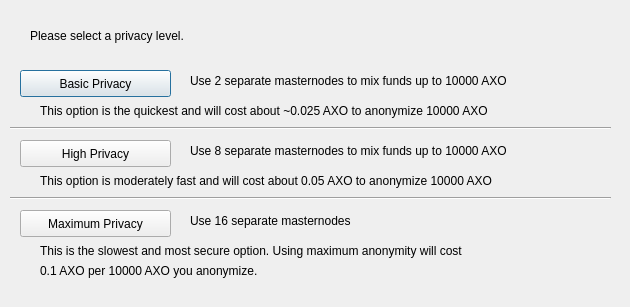
<?xml version="1.0" encoding="UTF-8"?>
<ui version="4.0">
 <class>ObfuscationConfig</class>
 <widget class="QDialog" name="ObfuscationConfig">
  <property name="geometry">
   <rect>
    <x>0</x>
    <y>0</y>
    <width>630</width>
    <height>307</height>
   </rect>
  </property>
  <property name="windowTitle">
   <string>Configure Obfuscation</string>
  </property>
  <widget class="QPushButton" name="buttonBasic">
   <property name="geometry">
    <rect>
     <x>20</x>
     <y>70</y>
     <width>151</width>
     <height>27</height>
    </rect>
   </property>
   <property name="text">
    <string>Basic Privacy</string>
   </property>
  </widget>
  <widget class="QPushButton" name="buttonHigh">
   <property name="geometry">
    <rect>
     <x>20</x>
     <y>140</y>
     <width>151</width>
     <height>27</height>
    </rect>
   </property>
   <property name="text">
    <string>High Privacy</string>
   </property>
  </widget>
  <widget class="QPushButton" name="buttonMax">
   <property name="geometry">
    <rect>
     <x>20</x>
     <y>210</y>
     <width>151</width>
     <height>27</height>
    </rect>
   </property>
   <property name="text">
    <string>Maximum Privacy</string>
   </property>
  </widget>
  <widget class="QLabel" name="label">
   <property name="geometry">
    <rect>
     <x>30</x>
     <y>20</y>
     <width>571</width>
     <height>31</height>
    </rect>
   </property>
   <property name="text">
    <string>Please select a privacy level.</string>
   </property>
  </widget>
  <widget class="QLabel" name="label_2">
   <property name="geometry">
    <rect>
     <x>190</x>
     <y>70</y>
     <width>421</width>
     <height>21</height>
    </rect>
   </property>
   <property name="text">
    <string>Use 2 separate masternodes to mix funds up to 10000 AXO</string>
   </property>
  </widget>
  <widget class="QLabel" name="label_3">
   <property name="geometry">
    <rect>
     <x>190</x>
     <y>140</y>
     <width>411</width>
     <height>21</height>
    </rect>
   </property>
   <property name="text">
    <string>Use 8 separate masternodes to mix funds up to 10000 AXO</string>
   </property>
  </widget>
  <widget class="QLabel" name="label_4">
   <property name="geometry">
    <rect>
     <x>190</x>
     <y>210</y>
     <width>421</width>
     <height>21</height>
    </rect>
   </property>
   <property name="text">
    <string>Use 16 separate masternodes</string>
   </property>
  </widget>
  <widget class="QLabel" name="label_6">
   <property name="geometry">
    <rect>
     <x>40</x>
     <y>100</y>
     <width>561</width>
     <height>21</height>
    </rect>
   </property>
   <property name="text">
    <string>This option is the quickest and will cost about ~0.025 AXO to anonymize 10000 AXO</string>
   </property>
  </widget>
  <widget class="QLabel" name="label_7">
   <property name="geometry">
    <rect>
     <x>40</x>
     <y>170</y>
     <width>561</width>
     <height>21</height>
    </rect>
   </property>
   <property name="text">
    <string>This option is moderately fast and will cost about 0.05 AXO to anonymize 10000 AXO</string>
   </property>
  </widget>
  <widget class="QLabel" name="label_8">
   <property name="geometry">
    <rect>
     <x>40</x>
     <y>240</y>
     <width>561</width>
     <height>21</height>
    </rect>
   </property>
   <property name="text">
    <string>This is the slowest and most secure option. Using maximum anonymity will cost</string>
   </property>
  </widget>
  <widget class="QLabel" name="label_9">
   <property name="geometry">
    <rect>
     <x>40</x>
     <y>260</y>
     <width>561</width>
     <height>21</height>
    </rect>
   </property>
   <property name="text">
    <string>0.1 AXO per 10000 AXO you anonymize.</string>
   </property>
  </widget>
  <widget class="Line" name="line">
   <property name="geometry">
    <rect>
     <x>10</x>
     <y>120</y>
     <width>601</width>
     <height>16</height>
    </rect>
   </property>
   <property name="orientation">
    <enum>Qt::Horizontal</enum>
   </property>
  </widget>
  <widget class="Line" name="line_2">
   <property name="geometry">
    <rect>
     <x>10</x>
     <y>190</y>
     <width>601</width>
     <height>16</height>
    </rect>
   </property>
   <property name="orientation">
    <enum>Qt::Horizontal</enum>
   </property>
  </widget>
 </widget>
 <resources/>
 <connections/>
</ui>
